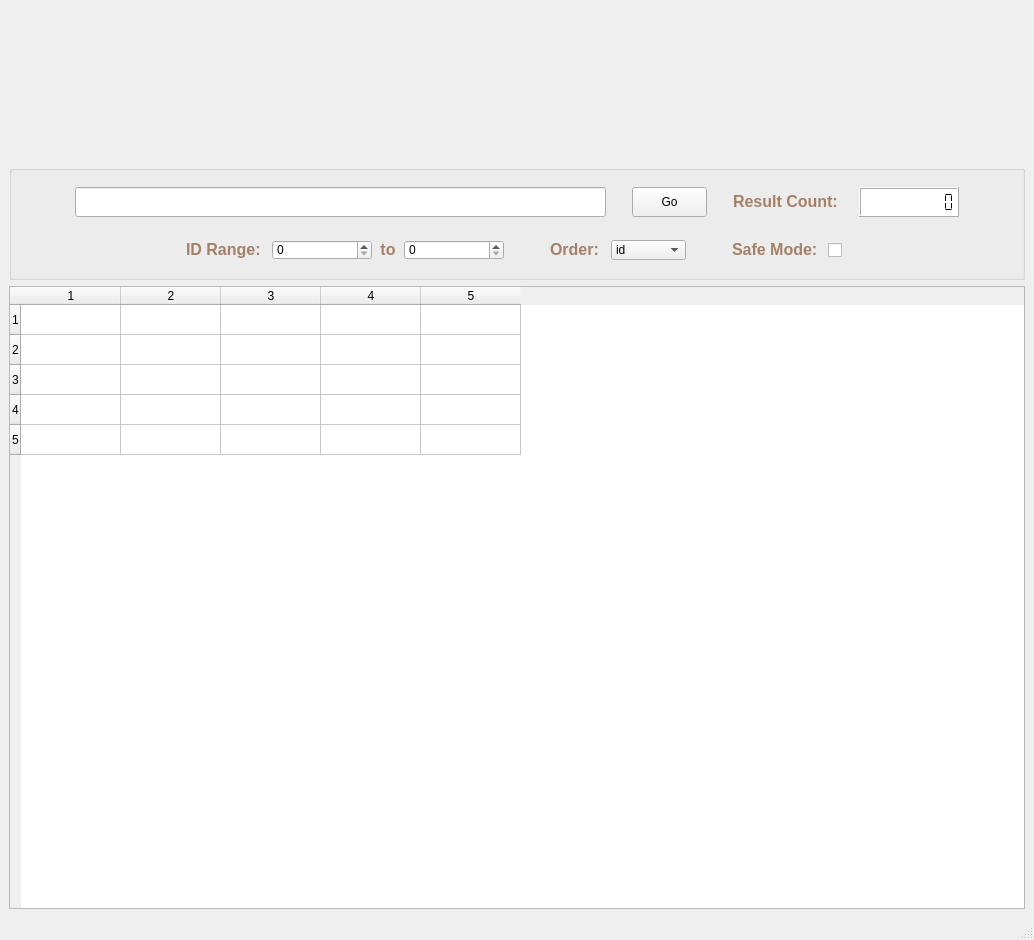
<?xml version="1.0" encoding="UTF-8"?>
<ui version="4.0">
 <class>MainWindow</class>
 <widget class="QMainWindow" name="MainWindow">
  <property name="geometry">
   <rect>
    <x>0</x>
    <y>0</y>
    <width>1034</width>
    <height>940</height>
   </rect>
  </property>
  <property name="sizePolicy">
   <sizepolicy hsizetype="Preferred" vsizetype="Fixed">
    <horstretch>0</horstretch>
    <verstretch>0</verstretch>
   </sizepolicy>
  </property>
  <property name="windowTitle">
   <string>MainWindow</string>
  </property>
  <property name="styleSheet">
   <string notr="true">#MainWindow{
background-image: url(:/picture/source/konachan_background.png);
;}</string>
  </property>
  <widget class="QWidget" name="centralwidget">
   <layout class="QVBoxLayout" name="verticalLayout">
    <item>
     <layout class="QGridLayout" name="gridLayout_3">
      <item row="0" column="0">
       <layout class="QGridLayout" name="gridLayout_2">
        <item row="0" column="0">
         <spacer name="horizontalSpacer_3">
          <property name="orientation">
           <enum>Qt::Horizontal</enum>
          </property>
          <property name="sizeHint" stdset="0">
           <size>
            <width>40</width>
            <height>20</height>
           </size>
          </property>
         </spacer>
        </item>
        <item row="0" column="1">
         <widget class="QLabel" name="logo">
          <property name="sizePolicy">
           <sizepolicy hsizetype="Fixed" vsizetype="Fixed">
            <horstretch>0</horstretch>
            <verstretch>0</verstretch>
           </sizepolicy>
          </property>
          <property name="minimumSize">
           <size>
            <width>560</width>
            <height>150</height>
           </size>
          </property>
          <property name="maximumSize">
           <size>
            <width>560</width>
            <height>150</height>
           </size>
          </property>
          <property name="text">
           <string/>
          </property>
          <property name="pixmap">
           <pixmap resource="res.qrc">:/picture/source/konachan_logo.png</pixmap>
          </property>
          <property name="scaledContents">
           <bool>false</bool>
          </property>
         </widget>
        </item>
        <item row="0" column="2">
         <spacer name="horizontalSpacer_4">
          <property name="orientation">
           <enum>Qt::Horizontal</enum>
          </property>
          <property name="sizeHint" stdset="0">
           <size>
            <width>40</width>
            <height>20</height>
           </size>
          </property>
         </spacer>
        </item>
       </layout>
      </item>
      <item row="1" column="0">
       <widget class="QGroupBox" name="searchBox">
        <property name="sizePolicy">
         <sizepolicy hsizetype="Preferred" vsizetype="Fixed">
          <horstretch>0</horstretch>
          <verstretch>0</verstretch>
         </sizepolicy>
        </property>
        <property name="minimumSize">
         <size>
          <width>0</width>
          <height>115</height>
         </size>
        </property>
        <property name="maximumSize">
         <size>
          <width>16777215</width>
          <height>115</height>
         </size>
        </property>
        <property name="title">
         <string/>
        </property>
        <layout class="QGridLayout" name="gridLayout_5">
         <item row="0" column="0">
          <layout class="QGridLayout" name="mianSearch">
           <item row="0" column="0">
            <spacer name="horizontalSpacer_5">
             <property name="orientation">
              <enum>Qt::Horizontal</enum>
             </property>
             <property name="sizeType">
              <enum>QSizePolicy::Fixed</enum>
             </property>
             <property name="sizeHint" stdset="0">
              <size>
               <width>40</width>
               <height>20</height>
              </size>
             </property>
            </spacer>
           </item>
           <item row="0" column="1">
            <layout class="QGridLayout" name="gridLayout">
             <item row="0" column="2">
              <widget class="QPushButton" name="Go">
               <property name="sizePolicy">
                <sizepolicy hsizetype="Fixed" vsizetype="Fixed">
                 <horstretch>0</horstretch>
                 <verstretch>0</verstretch>
                </sizepolicy>
               </property>
               <property name="minimumSize">
                <size>
                 <width>75</width>
                 <height>30</height>
                </size>
               </property>
               <property name="maximumSize">
                <size>
                 <width>75</width>
                 <height>30</height>
                </size>
               </property>
               <property name="styleSheet">
                <string notr="true">font: 12pt &quot;Agency FB&quot;;
font: 25 9pt &quot;Microsoft YaHei&quot;;</string>
               </property>
               <property name="text">
                <string>Go</string>
               </property>
              </widget>
             </item>
             <item row="0" column="1">
              <spacer name="horizontalSpacer_2">
               <property name="orientation">
                <enum>Qt::Horizontal</enum>
               </property>
               <property name="sizeType">
                <enum>QSizePolicy::Fixed</enum>
               </property>
               <property name="sizeHint" stdset="0">
                <size>
                 <width>20</width>
                 <height>20</height>
                </size>
               </property>
              </spacer>
             </item>
             <item row="0" column="0">
              <widget class="QLineEdit" name="Tags">
               <property name="sizePolicy">
                <sizepolicy hsizetype="Fixed" vsizetype="Fixed">
                 <horstretch>0</horstretch>
                 <verstretch>0</verstretch>
                </sizepolicy>
               </property>
               <property name="minimumSize">
                <size>
                 <width>531</width>
                 <height>30</height>
                </size>
               </property>
               <property name="maximumSize">
                <size>
                 <width>531</width>
                 <height>30</height>
                </size>
               </property>
               <property name="font">
                <font>
                 <pointsize>15</pointsize>
                </font>
               </property>
               <property name="text">
                <string/>
               </property>
              </widget>
             </item>
             <item row="0" column="5">
              <widget class="QLCDNumber" name="ResultCnt">
               <property name="sizePolicy">
                <sizepolicy hsizetype="Fixed" vsizetype="Fixed">
                 <horstretch>0</horstretch>
                 <verstretch>0</verstretch>
                </sizepolicy>
               </property>
               <property name="minimumSize">
                <size>
                 <width>100</width>
                 <height>30</height>
                </size>
               </property>
               <property name="maximumSize">
                <size>
                 <width>100</width>
                 <height>30</height>
                </size>
               </property>
               <property name="styleSheet">
                <string notr="true">background-color: rgb(255, 255, 255);</string>
               </property>
               <property name="digitCount">
                <number>10</number>
               </property>
               <property name="segmentStyle">
                <enum>QLCDNumber::Flat</enum>
               </property>
               <property name="value" stdset="0">
                <double>0.000000000000000</double>
               </property>
               <property name="intValue" stdset="0">
                <number>0</number>
               </property>
              </widget>
             </item>
             <item row="0" column="3">
              <spacer name="horizontalSpacer">
               <property name="orientation">
                <enum>Qt::Horizontal</enum>
               </property>
               <property name="sizeType">
                <enum>QSizePolicy::Fixed</enum>
               </property>
               <property name="sizeHint" stdset="0">
                <size>
                 <width>20</width>
                 <height>20</height>
                </size>
               </property>
              </spacer>
             </item>
             <item row="0" column="4">
              <widget class="QLabel" name="label">
               <property name="sizePolicy">
                <sizepolicy hsizetype="Fixed" vsizetype="Fixed">
                 <horstretch>0</horstretch>
                 <verstretch>0</verstretch>
                </sizepolicy>
               </property>
               <property name="minimumSize">
                <size>
                 <width>120</width>
                 <height>30</height>
                </size>
               </property>
               <property name="maximumSize">
                <size>
                 <width>120</width>
                 <height>30</height>
                </size>
               </property>
               <property name="text">
                <string>&lt;html&gt;&lt;head/&gt;&lt;body&gt;&lt;p&gt;&lt;span style=&quot; font-size:12pt; font-weight:600; color:#a58066;&quot;&gt;Result Count:&lt;/span&gt;&lt;/p&gt;&lt;/body&gt;&lt;/html&gt;</string>
               </property>
               <property name="textFormat">
                <enum>Qt::AutoText</enum>
               </property>
              </widget>
             </item>
            </layout>
           </item>
           <item row="0" column="2">
            <spacer name="horizontalSpacer_6">
             <property name="orientation">
              <enum>Qt::Horizontal</enum>
             </property>
             <property name="sizeType">
              <enum>QSizePolicy::Fixed</enum>
             </property>
             <property name="sizeHint" stdset="0">
              <size>
               <width>40</width>
               <height>20</height>
              </size>
             </property>
            </spacer>
           </item>
          </layout>
         </item>
         <item row="1" column="0">
          <spacer name="verticalSpacer">
           <property name="orientation">
            <enum>Qt::Vertical</enum>
           </property>
           <property name="sizeType">
            <enum>QSizePolicy::Fixed</enum>
           </property>
           <property name="sizeHint" stdset="0">
            <size>
             <width>20</width>
             <height>10</height>
            </size>
           </property>
          </spacer>
         </item>
         <item row="2" column="0">
          <layout class="QGridLayout" name="moreSearch">
           <item row="0" column="0">
            <spacer name="horizontalSpacer_9">
             <property name="orientation">
              <enum>Qt::Horizontal</enum>
             </property>
             <property name="sizeHint" stdset="0">
              <size>
               <width>40</width>
               <height>20</height>
              </size>
             </property>
            </spacer>
           </item>
           <item row="0" column="1">
            <widget class="QLabel" name="label_2">
             <property name="sizePolicy">
              <sizepolicy hsizetype="Fixed" vsizetype="Fixed">
               <horstretch>0</horstretch>
               <verstretch>0</verstretch>
              </sizepolicy>
             </property>
             <property name="minimumSize">
              <size>
               <width>80</width>
               <height>20</height>
              </size>
             </property>
             <property name="maximumSize">
              <size>
               <width>80</width>
               <height>80</height>
              </size>
             </property>
             <property name="text">
              <string>&lt;html&gt;&lt;head/&gt;&lt;body&gt;&lt;p&gt;&lt;span style=&quot; font-size:12pt; font-weight:600; color:#a58066;&quot;&gt;ID Range:&lt;/span&gt;&lt;/p&gt;&lt;/body&gt;&lt;/html&gt;</string>
             </property>
            </widget>
           </item>
           <item row="0" column="2">
            <widget class="QSpinBox" name="IDRange1">
             <property name="sizePolicy">
              <sizepolicy hsizetype="Fixed" vsizetype="Fixed">
               <horstretch>0</horstretch>
               <verstretch>0</verstretch>
              </sizepolicy>
             </property>
             <property name="minimumSize">
              <size>
               <width>100</width>
               <height>20</height>
              </size>
             </property>
             <property name="maximumSize">
              <size>
               <width>100</width>
               <height>20</height>
              </size>
             </property>
             <property name="maximum">
              <number>99999999</number>
             </property>
            </widget>
           </item>
           <item row="0" column="3">
            <widget class="QLabel" name="label_5">
             <property name="sizePolicy">
              <sizepolicy hsizetype="Fixed" vsizetype="Fixed">
               <horstretch>0</horstretch>
               <verstretch>0</verstretch>
              </sizepolicy>
             </property>
             <property name="minimumSize">
              <size>
               <width>20</width>
               <height>20</height>
              </size>
             </property>
             <property name="maximumSize">
              <size>
               <width>20</width>
               <height>20</height>
              </size>
             </property>
             <property name="text">
              <string>&lt;html&gt;&lt;head/&gt;&lt;body&gt;&lt;p align=&quot;center&quot;&gt;&lt;span style=&quot; font-size:12pt; font-weight:600; color:#a58066;&quot;&gt;to&lt;/span&gt;&lt;/p&gt;&lt;/body&gt;&lt;/html&gt;</string>
             </property>
            </widget>
           </item>
           <item row="0" column="4">
            <widget class="QSpinBox" name="IDRange2">
             <property name="sizePolicy">
              <sizepolicy hsizetype="Fixed" vsizetype="Fixed">
               <horstretch>0</horstretch>
               <verstretch>0</verstretch>
              </sizepolicy>
             </property>
             <property name="minimumSize">
              <size>
               <width>100</width>
               <height>20</height>
              </size>
             </property>
             <property name="maximumSize">
              <size>
               <width>100</width>
               <height>20</height>
              </size>
             </property>
             <property name="maximum">
              <number>99999999</number>
             </property>
            </widget>
           </item>
           <item row="0" column="5">
            <spacer name="horizontalSpacer_7">
             <property name="orientation">
              <enum>Qt::Horizontal</enum>
             </property>
             <property name="sizeType">
              <enum>QSizePolicy::Fixed</enum>
             </property>
             <property name="sizeHint" stdset="0">
              <size>
               <width>40</width>
               <height>20</height>
              </size>
             </property>
            </spacer>
           </item>
           <item row="0" column="6">
            <widget class="QLabel" name="label_3">
             <property name="sizePolicy">
              <sizepolicy hsizetype="Fixed" vsizetype="Fixed">
               <horstretch>0</horstretch>
               <verstretch>0</verstretch>
              </sizepolicy>
             </property>
             <property name="minimumSize">
              <size>
               <width>55</width>
               <height>20</height>
              </size>
             </property>
             <property name="maximumSize">
              <size>
               <width>55</width>
               <height>20</height>
              </size>
             </property>
             <property name="text">
              <string>&lt;html&gt;&lt;head/&gt;&lt;body&gt;&lt;p&gt;&lt;span style=&quot; font-size:12pt; font-weight:600; color:#a58066;&quot;&gt;Order:&lt;/span&gt;&lt;/p&gt;&lt;/body&gt;&lt;/html&gt;</string>
             </property>
            </widget>
           </item>
           <item row="0" column="7">
            <widget class="QComboBox" name="Order">
             <property name="sizePolicy">
              <sizepolicy hsizetype="Fixed" vsizetype="Fixed">
               <horstretch>0</horstretch>
               <verstretch>0</verstretch>
              </sizepolicy>
             </property>
             <property name="minimumSize">
              <size>
               <width>75</width>
               <height>20</height>
              </size>
             </property>
             <property name="maximumSize">
              <size>
               <width>75</width>
               <height>20</height>
              </size>
             </property>
             <property name="styleSheet">
              <string notr="true">font: 75 10pt &quot;Microsoft YaHei UI&quot;;</string>
             </property>
             <property name="editable">
              <bool>false</bool>
             </property>
             <property name="currentText">
              <string>id</string>
             </property>
             <property name="currentIndex">
              <number>0</number>
             </property>
             <item>
              <property name="text">
               <string>id</string>
              </property>
             </item>
             <item>
              <property name="text">
               <string>score</string>
              </property>
             </item>
            </widget>
           </item>
           <item row="0" column="8">
            <spacer name="horizontalSpacer_8">
             <property name="orientation">
              <enum>Qt::Horizontal</enum>
             </property>
             <property name="sizeType">
              <enum>QSizePolicy::Fixed</enum>
             </property>
             <property name="sizeHint" stdset="0">
              <size>
               <width>40</width>
               <height>20</height>
              </size>
             </property>
            </spacer>
           </item>
           <item row="0" column="9">
            <widget class="QLabel" name="label_4">
             <property name="sizePolicy">
              <sizepolicy hsizetype="Fixed" vsizetype="Fixed">
               <horstretch>0</horstretch>
               <verstretch>0</verstretch>
              </sizepolicy>
             </property>
             <property name="minimumSize">
              <size>
               <width>90</width>
               <height>20</height>
              </size>
             </property>
             <property name="maximumSize">
              <size>
               <width>90</width>
               <height>20</height>
              </size>
             </property>
             <property name="text">
              <string>&lt;html&gt;&lt;head/&gt;&lt;body&gt;&lt;p&gt;&lt;span style=&quot; font-size:12pt; font-weight:600; color:#a58066;&quot;&gt;Safe Mode:&lt;/span&gt;&lt;/p&gt;&lt;/body&gt;&lt;/html&gt;</string>
             </property>
            </widget>
           </item>
           <item row="0" column="10">
            <widget class="QCheckBox" name="SafeMode">
             <property name="sizePolicy">
              <sizepolicy hsizetype="Fixed" vsizetype="Fixed">
               <horstretch>0</horstretch>
               <verstretch>0</verstretch>
              </sizepolicy>
             </property>
             <property name="minimumSize">
              <size>
               <width>20</width>
               <height>20</height>
              </size>
             </property>
             <property name="maximumSize">
              <size>
               <width>20</width>
               <height>20</height>
              </size>
             </property>
             <property name="text">
              <string/>
             </property>
             <property name="iconSize">
              <size>
               <width>20</width>
               <height>20</height>
              </size>
             </property>
            </widget>
           </item>
           <item row="0" column="11">
            <spacer name="horizontalSpacer_10">
             <property name="orientation">
              <enum>Qt::Horizontal</enum>
             </property>
             <property name="sizeHint" stdset="0">
              <size>
               <width>40</width>
               <height>20</height>
              </size>
             </property>
            </spacer>
           </item>
          </layout>
         </item>
        </layout>
       </widget>
      </item>
     </layout>
    </item>
    <item>
     <widget class="QTableWidget" name="tableWidget">
      <property name="rowCount">
       <number>5</number>
      </property>
      <property name="columnCount">
       <number>5</number>
      </property>
      <row/>
      <row/>
      <row/>
      <row/>
      <row/>
      <column/>
      <column/>
      <column/>
      <column/>
      <column/>
     </widget>
    </item>
   </layout>
  </widget>
  <widget class="QMenuBar" name="menubar">
   <property name="geometry">
    <rect>
     <x>0</x>
     <y>0</y>
     <width>1034</width>
     <height>22</height>
    </rect>
   </property>
  </widget>
  <widget class="QStatusBar" name="statusbar"/>
 </widget>
 <resources>
  <include location="res.qrc"/>
 </resources>
 <connections/>
</ui>
